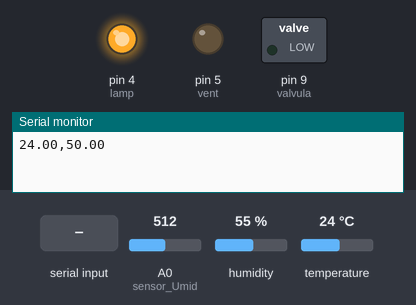
This sketch was run on a simulated Arduino Uno, built with avr-gcc and run on an emulated ATmega328P. On the bench: switched loads named in the sketch (green lamp = pin HIGH), output pins drawn as LEDs (lit = HIGH), the last lines printed to the serial monitor. The test bench sets the inputs (shaded band); at power-on: A0 (sensor_Umid) = 512, humidity 55 %, temperature 24 °C.

Above: at 1.2 s.
1.3 s: "TempIdeal:90\n" received over Serial
At 14.2 s:
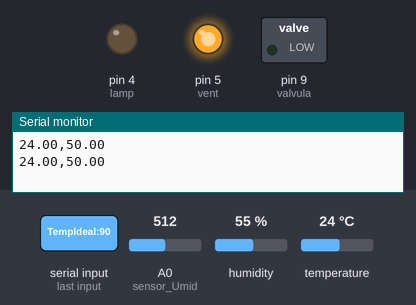
15.3 s: "TempIdeal:\n" received over Serial
At 17.0 s:
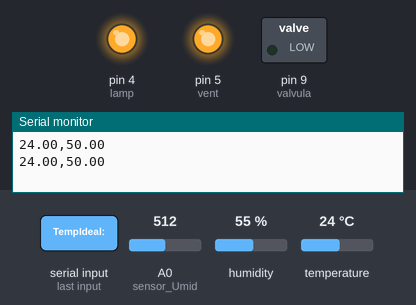
At 28.4 s:
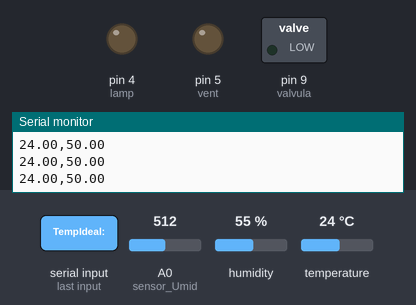
Timing chart, 0 to 31.1 s (numbered marks = the images above; inputs shaded):
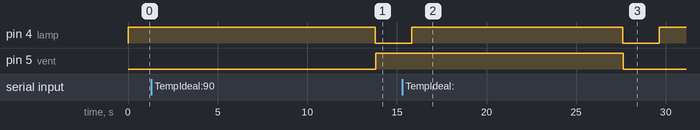

The sketch:

codigo_Arduino.ino
```cpp
//Sensor de Temperatura DHT11
#include "DHT.h"

//Variaveis de recebimento de dados da Porta Serial
static String umid_Recebida;
static float umid_Ideal;

String temp_Recebido;
static float tempe_Ideal;

//Sensor de UMIDADE
int sensor_Umid = A0;

//Sensor de Temperatura
#define DHTPIN 7
#define DHTTYPE DHT11
DHT dht(DHTPIN, DHTTYPE);


int lamp = 4;
int valvula =  9;
int vent = 5;

void setup() {
  //Iniciando a porta Serial
  Serial.begin(9600);

  //Iniando os Sensores
  pinMode(sensor_Umid, INPUT);
  pinMode(lamp, OUTPUT);
  dht.begin();

  //Definindo Componentes
  pinMode(valvula, OUTPUT);
  pinMode(vent, OUTPUT);
  //Ligando a Lampada
  digitalWrite(lamp, HIGH);

  while (!Serial) {
    ; // Aguardar pela conexão
  }
}

void loop() {

  ReceberDados();
  Controle();
  ControleLampada();
}

void ReceberDados(){


    while (Serial.available()) {
    String dados = Serial.readStringUntil('\n');

    if (dados.startsWith("UmidadeIdeal:")) {
      umid_Recebida = dados.substring(13);
        umid_Ideal = umid_Recebida.toFloat();

    }

       if (dados.startsWith("TempIdeal:")) {
      temp_Recebido = dados.substring(10);
        tempe_Ideal = temp_Recebido.toFloat();

    }


  }

  if(umid_Recebida != "" && temp_Recebido != ""){
    Serial.println(umid_Ideal);
    Serial.println(tempe_Ideal);
    umid_Recebida = "";
    temp_Recebido = "";
  }


}

void Controle(){
  //Variaveis Medidoras
  float nv_Umidade = analogRead(sensor_Umid);
  float Umidade_Atual = map(nv_Umidade, 0, 1023, 0, 100);

 float tempe_Atual = dht.readTemperature();


  //Manda os niveis de humidade e temperatura para a porta serial
  Serial.print(tempe_Atual);
  Serial.print(",");
  Serial.println(Umidade_Atual);


  //Controle da Valvula
  if(Umidade_Atual < umid_Ideal){

    digitalWrite(valvula, HIGH);
  }

  if(Umidade_Atual >= umid_Ideal){
    digitalWrite(valvula, LOW);

  }

  //Controle da Ventuinha
  if(tempe_Atual > tempe_Ideal){
    digitalWrite(vent, LOW);
  }

  if(tempe_Atual <= tempe_Ideal){
    digitalWrite(vent, HIGH);
  }


 delay(2000);

}
void ControleLampada(){
    digitalWrite(lamp, HIGH);
    delay(12 * 60 * 60 * 1000);
    digitalWrite(lamp, LOW);

}
```

Measured:
- after the input at 1.3 s, pin 5 (vent): LOW → HIGH after 12.5 s
- after the input at 15.3 s, pin 5 (vent): HIGH → LOW after 12.3 s
